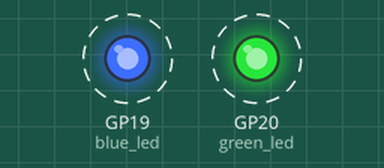
This program was run on a simulated Raspberry Pi Pico running MicroPython. Parts: output pins drawn as LEDs (lit = HIGH). Dashed ring = blinking.

Above: at 0.2 s.
Timing chart, 0 to 4.6 s (numbered marks = the images above):
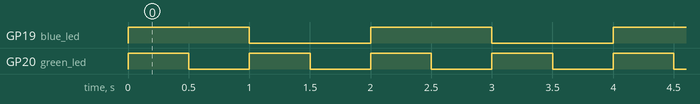

The program:

10_5_asyncio_basic.py
```python
# Rui Santos & Sara Santos - Random Nerd Tutorials
# Complete project details at https://RandomNerdTutorials.com/raspberry-pi-pico-w-micropython-ebook/

import asyncio
from machine import Pin

green_led_pin = 20
green_led = Pin(green_led_pin, Pin.OUT)
blue_led_pin = 19
blue_led = Pin(blue_led_pin, Pin.OUT)

# Define coroutine function
async def blink_green_led():
    while True:
        green_led.toggle()
        await asyncio.sleep(0.5)

# Define coroutine function
async def blink_blue_led():
    while True:
        blue_led.toggle()
        await asyncio.sleep(1)

# Define the main function to run the event loop
async def main():
    # Create tasks for blinking two LEDs concurrently
    asyncio.create_task(blink_green_led())
    asyncio.create_task(blink_blue_led())

# Create and run the event loop
loop = asyncio.get_event_loop()
loop.create_task(main())  # Create a task to run the main function
loop.run_forever()  # Run the event loop indefinitely
```

Measured:
- by itself, GP19 (blue_led): alternates HIGH for 1.0 s and LOW for 1.0 s
- by itself, GP20 (green_led): alternates HIGH for 0.50 s and LOW for 0.50 s
- by itself, everything shown: repeats every 2.0 s, in 4 steps
